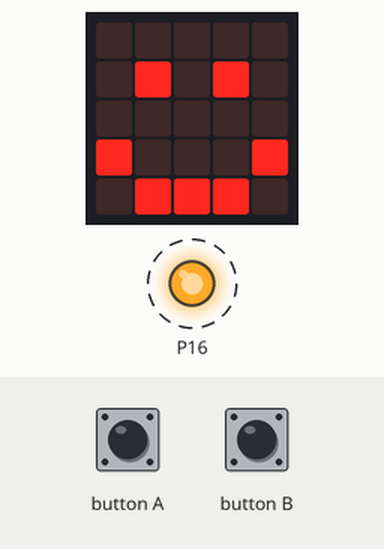
Simulated run of this program. Board: BBC micro:bit (MakeCode). Shown: the board's 5×5 LED display, output pins drawn as LEDs (lit = HIGH). Dashed ring = blinking.

Above: at 0.7 s.
Timing chart, 0 to 130.0 s (numbered marks = the images above):
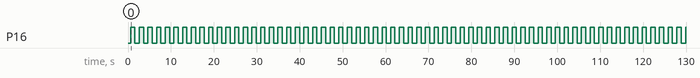

Measured:
- by itself, P16: alternates HIGH for 1.0 s and LOW for 1.0 s

The program:

main.ts
```typescript
input.onButtonPressed(Button.A, function () {
    Delay += 100
})
input.onButtonPressed(Button.B, function () {
    Delay += -100
})
basic.showIcon(IconNames.Happy)
pins.digitalWritePin(DigitalPin.P16, 0)
let Delay = 1000
basic.forever(function () {
    pins.digitalWritePin(DigitalPin.P16, 1)
    basic.pause(Delay)
    pins.digitalWritePin(DigitalPin.P16, 0)
    basic.pause(Delay)
})
```

test.ts
```typescript
// 在這裡測試；當此封包作為擴充功能時，將不會編譯此內容。
```
